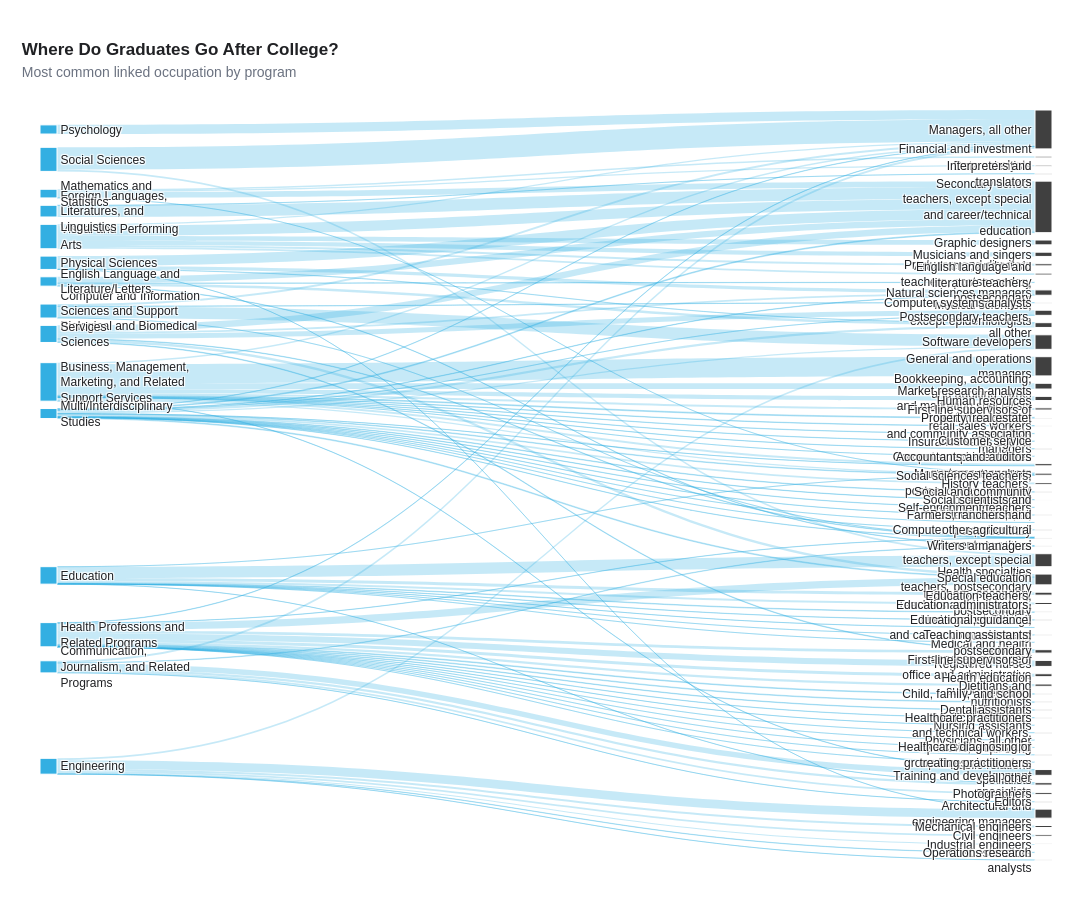

The notebook cell saved with this chart:
### Code cell
# ============================================================
# SANKEY DIAGRAM
# Program of Study -> Most Common Linked Occupation
# ============================================================

import pandas as pd
import plotly.graph_objects as go
import textwrap


# ---------------- Palette ----------------

PRIMARY_BLUE    = "#33AFE2"
DARK_BLUE       = "#237BA5"
BG_LIGHT_BLUE   = "#F2FAFD"
DARK_CHARCOAL   = "#404040"
NEAR_BLACK      = "#202124"
GRAY            = "#6B7280"
LIGHT_GRAY      = "#E5E7EB"
VERY_LIGHT_GRAY = "#F5F7F9"
WHITE           = "#FFFFFF"


# ============================================================
# 1. Choose the columns
# ============================================================

program_col = "cip_family_title"
occupation_col = "largest_linked_occupation"


# ============================================================
# 2. Clean the data
# ============================================================

sankey_df = (
    df[[program_col, occupation_col]]
    .dropna()
    .copy()
)

sankey_df[program_col] = sankey_df[program_col].str.strip()
sankey_df[occupation_col] = sankey_df[occupation_col].str.strip()


# ============================================================
# 3. Count program -> occupation links
# ============================================================

flows = (
    sankey_df
    .groupby([program_col, occupation_col])
    .size()
    .reset_index(name="count")
)


# ============================================================
# 4. OPTIONAL: keep only the largest programs
#
# Sankey diagrams become difficult to read if there are too
# many starting nodes.
# ============================================================

TOP_N_PROGRAMS = 15

top_programs = (
    sankey_df[program_col]
    .value_counts()
    .head(TOP_N_PROGRAMS)
    .index
)

flows = flows[
    flows[program_col].isin(top_programs)
].copy()


# ============================================================
# 5. Sort programs so the diagram looks more intentional
# ============================================================

program_order = (
    flows.groupby(program_col)["count"]
    .sum()
    .sort_values(ascending=False)
    .index
    .tolist()
)

occupation_order = (
    flows.groupby(occupation_col)["count"]
    .sum()
    .sort_values(ascending=False)
    .index
    .tolist()
)


# ============================================================
# 6. Create unique node labels
# ============================================================

programs = program_order
occupations = occupation_order

all_nodes = programs + occupations

node_index = {
    node: i
    for i, node in enumerate(all_nodes)
}


# ============================================================
# 7. Convert flows into Sankey source / target indexes
# ============================================================

sources = flows[program_col].map(node_index).tolist()
targets = flows[occupation_col].map(node_index).tolist()
values = flows["count"].tolist()


# ============================================================
# 8. Shorten long labels for presentation
# ============================================================

def wrap_label(label, width=25):
    """
    Adds line breaks to long labels so they fit better
    inside a PowerPoint slide.
    """
    return "<br>".join(textwrap.wrap(str(label), width=width))


display_labels = [
    wrap_label(label)
    for label in all_nodes
]


# ============================================================
# 9. Colours
#
# Programs = primary blue
# Occupations = dark charcoal
# Flows = transparent blue
# ============================================================

program_colors = [PRIMARY_BLUE] * len(programs)
occupation_colors = [DARK_CHARCOAL] * len(occupations)

node_colors = program_colors + occupation_colors

link_colors = [
    "rgba(51, 175, 226, 0.28)"
    for _ in values
]


# ============================================================
# 10. Build Sankey diagram
# ============================================================

fig = go.Figure(
    data=[
        go.Sankey(

            arrangement="snap",

            node=dict(
                pad=18,
                thickness=17,

                line=dict(
                    color=WHITE,
                    width=1
                ),

                label=display_labels,
                color=node_colors,

                hovertemplate=(
                    "%{label}"
                    "<extra></extra>"
                )
            ),

            link=dict(
                source=sources,
                target=targets,
                value=values,
                color=link_colors,

                hovertemplate=(
                    "%{source.label}"
                    " → "
                    "%{target.label}"
                    "<br>Observations: %{value:,}"
                    "<extra></extra>"
                )
            )
        )
    ]
)


# ============================================================
# 11. Apply your presentation style
# ============================================================

fig.update_layout(

    title=dict(
        text=(
            "<b>Where Do Graduates Go After College?</b>"
            "<br>"
            "<span style='font-size:14px; color:#6B7280;'>"
            "Most common linked occupation by program"
            "</span>"
        ),
        x=0.02,
        xanchor="left"
    ),

    font=dict(
        family="Sans-serif",
        size=12,
        color=NEAR_BLACK
    ),

    paper_bgcolor=WHITE,
    plot_bgcolor=WHITE,

    width=1600,
    height=900,

    margin=dict(
        l=40,
        r=40,
        t=110,
        b=40
    )
)


fig.show()

### Figure 1 — Plotly figure (JSON) as saved in the notebook; plotly's stock layout.template omitted (floating-point values rounded to 4 significant figures)
{"data": [{"arrangement": "snap", "link": {"color": ["rgba(51, 175, 226, 0.28)", "rgba(51, 175, 226, 0.28)", "rgba(51, 175, 226, 0.28)", "rgba(51, 175, 226, 0.28)", "rgba(51, 175, 226, 0.28)", "rgba(51, 175, 226, 0.28)", "rgba(51, 175, 226, 0.28)", "rgba(51, 175, 226, 0.28)", "rgba(51, 175, 226, 0.28)", "rgba(51, 175, 226, 0.28)", "rgba(51, 175, 226, 0.28)", "rgba(51, 175, 226, 0.28)", "rgba(51, 175, 226, 0.28)", "rgba(51, 175, 226, 0.28)", "rgba(51, 175, 226, 0.28)", "rgba(51, 175, 226, 0.28)", "rgba(51, 175, 226, 0.28)", "rgba(51, 175, 226, 0.28)", "rgba(51, 175, 226, 0.28)", "rgba(51, 175, 226, 0.28)", "rgba(51, 175, 226, 0.28)", "rgba(51, 175, 226, 0.28)", "rgba(51, 175, 226, 0.28)", "rgba(51, 175, 226, 0.28)", "rgba(51, 175, 226, 0.28)", "rgba(51, 175, 226, 0.28)", "rgba(51, 175, 226, 0.28)", "rgba(51, 175, 226, 0.28)", "rgba(51, 175, 226, 0.28)", "rgba(51, 175, 226, 0.28)", "rgba(51, 175, 226, 0.28)", "rgba(51, 175, 226, 0.28)", "rgba(51, 175, 226, 0.28)", "rgba(51, 175, 226, 0.28)", "rgba(51, 175, 226, 0.28)", "rgba(51, 175, 226, 0.28)", "rgba(51, 175, 226, 0.28)", "rgba(51, 175, 226, 0.28)", "rgba(51, 175, 226, 0.28)", "rgba(51, 175, 226, 0.28)", "rgba(51, 175, 226, 0.28)", "rgba(51, 175, 226, 0.28)", "rgba(51, 175, 226, 0.28)", "rgba(51, 175, 226, 0.28)", "rgba(51, 175, 226, 0.28)", "rgba(51, 175, 226, 0.28)", "rgba(51, 175, 226, 0.28)", "rgba(51, 175, 226, 0.28)", "rgba(51, 175, 226, 0.28)", "rgba(51, 175, 226, 0.28)", "rgba(51, 175, 226, 0.28)", "rgba(51, 175, 226, 0.28)", "rgba(51, 175, 226, 0.28)", "rgba(51, 175, 226, 0.28)", "rgba(51, 175, 226, 0.28)", "rgba(51, 175, 226, 0.28)", "rgba(51, 175, 226, 0.28)", "rgba(51, 175, 226, 0.28)", "rgba(51, 175, 226, 0.28)", "rgba(51, 175, 226, 0.28)", "rgba(51, 175, 226, 0.28)", "rgba(51, 175, 226, 0.28)", "rgba(51, 175, 226, 0.28)", "rgba(51, 175, 226, 0.28)", "rgba(51, 175, 226, 0.28)", "rgba(51, 175, 226, 0.28)", "rgba(51, 175, 226, 0.28)", "rgba(51, 175, 226, 0.28)", "rgba(51, 175, 226, 0.28)", "rgba(51, 175, 226, 0.28)", "rgba(51, 175, 226, 0.28)", "rgba(51, 175, 226, 0.28)", "rgba(51, 175, 226, 0.28)", "rgba(51, 175, 226, 0.28)", "rgba(51, 175, 226, 0.28)", "rgba(51, 175, 226, 0.28)", "rgba(51, 175, 226, 0.28)", "rgba(51, 175, 226, 0.28)", "rgba(51, 175, 226, 0.28)", "rgba(51, 175, 226, 0.28)", "rgba(51, 175, 226, 0.28)", "rgba(51, 175, 226, 0.28)", "rgba(51, 175, 226, 0.28)", "rgba(51, 175, 226, 0.28)", "rgba(51, 175, 226, 0.28)", "rgba(51, 175, 226, 0.28)", "rgba(51, 175, 226, 0.28)", "rgba(51, 175, 226, 0.28)", "rgba(51, 175, 226, 0.28)", "rgba(51, 175, 226, 0.28)", "rgba(51, 175, 226, 0.28)", "rgba(51, 175, 226, 0.28)", "rgba(51, 175, 226, 0.28)", "rgba(51, 175, 226, 0.28)", "rgba(51, 175, 226, 0.28)", "rgba(51, 175, 226, 0.28)", "rgba(51, 175, 226, 0.28)", "rgba(51, 175, 226, 0.28)", "rgba(51, 175, 226, 0.28)", "rgba(51, 175, 226, 0.28)", "rgba(51, 175, 226, 0.28)", "rgba(51, 175, 226, 0.28)", "rgba(51, 175, 226, 0.28)", "rgba(51, 175, 226, 0.28)"], "hovertemplate": "%{source.label} → %{target.label}<br>Observations: %{value:,}<extra></extra>", "source": [5, 5, 5, 5, 5, 5, 0, 0, 0, 0, 0, 0, 0, 0, 0, 0, 0, 0, 0, 0, 9, 9, 9, 9, 9, 9, 7, 7, 7, 7, 4, 4, 4, 4, 4, 4, 4, 4, 4, 4, 6, 6, 6, 6, 6, 6, 6, 12, 12, 12, 12, 10, 10, 2, 2, 2, 2, 2, 2, 2, 2, 2, 2, 2, 2, 2, 2, 2, 2, 2, 14, 14, 14, 14, 11, 11, 11, 11, 11, 11, 11, 11, 11, 11, 11, 11, 11, 11, 11, 11, 11, 8, 8, 8, 8, 13, 3, 3, 1, 1, 1, 1, 1, 1], "target": [49, 20, 31, 26, 25, 15, 81, 24, 36, 67, 50, 17, 37, 62, 40, 16, 30, 57, 59, 23, 74, 16, 42, 23, 34, 51, 49, 66, 16, 18, 65, 39, 75, 19, 69, 40, 33, 54, 76, 34, 21, 45, 61, 48, 41, 72, 18, 63, 28, 15, 51, 70, 15, 53, 49, 56, 52, 79, 32, 35, 20, 83, 73, 16, 31, 64, 71, 78, 77, 22, 47, 46, 40, 15, 80, 36, 49, 82, 20, 55, 40, 16, 26, 25, 28, 15, 60, 58, 44, 68, 18, 21, 25, 28, 15, 16, 19, 16, 43, 27, 16, 29, 38, 15], "value": [98, 560, 123, 1037, 357, 1383, 3, 1195, 433, 46, 182, 4002, 434, 60, 266, 298, 866, 98, 68, 64, 11, 405, 409, 1140, 470, 91, 15, 56, 428, 2409, 58, 425, 10, 2355, 23, 11, 602, 124, 7, 22, 1861, 349, 65, 211, 419, 15, 380, 59, 506, 1301, 79, 18, 2415, 138, 44, 105, 156, 3, 605, 466, 1516, 1, 14, 81, 580, 58, 16, 4, 4, 1248, 256, 313, 8, 1228, 3, 19, 53, 1, 172, 112, 135, 74, 28, 85, 444, 174, 66, 75, 362, 43, 238, 16, 664, 40, 2057, 1906, 348, 4666, 365, 1001, 239, 882, 427, 2165]}, "node": {"color": ["#33AFE2", "#33AFE2", "#33AFE2", "#33AFE2", "#33AFE2", "#33AFE2", "#33AFE2", "#33AFE2", "#33AFE2", "#33AFE2", "#33AFE2", "#33AFE2", "#33AFE2", "#33AFE2", "#33AFE2", "#404040", "#404040", "#404040", "#404040", "#404040", "#404040", "#404040", "#404040", "#404040", "#404040", "#404040", "#404040", "#404040", "#404040", "#404040", "#404040", "#404040", "#404040", "#404040", "#404040", "#404040", "#404040", "#404040", "#404040", "#404040", "#404040", "#404040", "#404040", "#404040", "#404040", "#404040", "#404040", "#404040", "#404040", "#404040", "#404040", "#404040", "#404040", "#404040", "#404040", "#404040", "#404040", "#404040", "#404040", "#404040", "#404040", "#404040", "#404040", "#404040", "#404040", "#404040", "#404040", "#404040", "#404040", "#404040", "#404040", "#404040", "#404040", "#404040", "#404040", "#404040", "#404040", "#404040", "#404040", "#404040", "#404040", "#404040", "#404040", "#404040"], "hovertemplate": "%{label}<extra></extra>", "label": ["Business, Management,<br>Marketing, and Related<br>Support Services", "Visual and Performing<br>Arts", "Health Professions and<br>Related Programs", "Social Sciences", "Education", "Biological and Biomedical<br>Sciences", "Engineering", "Computer and Information<br>Sciences and Support<br>Services", "Physical Sciences", "Communication,<br>Journalism, and Related<br>Programs", "Foreign Languages,<br>Literatures, and<br>Linguistics", "Multi/Interdisciplinary<br>Studies", "English Language and<br>Literature/Letters", "Psychology", "Mathematics and<br>Statistics", "Secondary school<br>teachers, except special<br>and career/technical<br>education", "Managers, all other", "General and operations<br>managers", "Software developers", "Elementary school<br>teachers, except special<br>education", "Health specialties<br>teachers, postsecondary", "Architectural and<br>engineering managers", "Registered nurses", "Public relations<br>specialists", "Bookkeeping, accounting,<br>and auditing clerks", "Natural sciences managers", "Medical scientists,<br>except epidemiologists", "Graphic designers", "Postsecondary teachers,<br>all other", "Musicians and singers", "Market research analysts<br>and marketing specialists", "Medical and health<br>services managers", "First-line supervisors of<br>office and administrative<br>support workers", "Special education<br>teachers, secondary<br>school", "Training and development<br>specialists", "Health education<br>specialists", "Computer and information<br>systems managers", "Human resources<br>specialists", "Producers and directors", "Education teachers,<br>postsecondary", "Management analysts", "Mechanical engineers", "Photographers", "Art, drama, and music<br>teachers, postsecondary", "Social sciences teachers,<br>postsecondary, all other", "Civil engineers", "Financial and investment<br>analysts", "Data scientists", "Industrial engineers", "Computer occupations, all<br>other", "First-line supervisors of<br>retail sales workers", "Writers and authors", "Dietitians and<br>nutritionists", "Child, family, and school<br>social workers", "Teachers and instructors,<br>all other", "History teachers,<br>postsecondary", "Dental assistants", "Project management<br>specialists", "Social and community<br>service managers", "Property, real estate,<br>and community association<br>managers", "Self-enrichment teachers", "Cost estimators", "Insurance sales agents", "English language and<br>literature teachers,<br>postsecondary", "Medical assistants", "Education administrators,<br>kindergarten through<br>secondary", "Computer systems analysts", "Customer service<br>representatives", "Social scientists and<br>related workers, all<br>other", "Instructional<br>coordinators", "Interpreters and<br>translators", "Nursing assistants", "Operations research<br>analysts", "Healthcare practitioners<br>and technical workers,<br>all other", "Editors", "Educational, guidance,<br>and career counselors and<br>advisors", "Teaching assistants,<br>postsecondary", "Physicians, all other", "Opticians, dispensing", "Exercise trainers and<br>group fitness instructors", "Business teachers,<br>postsecondary", "Accountants and auditors", "Farmers, ranchers, and<br>other agricultural<br>managers", "Healthcare diagnosing or<br>treating practitioners,<br>all other"], "line": {"color": "#FFFFFF", "width": 1}, "pad": 18, "thickness": 17}, "type": "sankey"}], "layout": {"font": {"color": "#202124", "family": "Sans-serif", "size": 12}, "height": 900, "margin": {"b": 40, "l": 40, "r": 40, "t": 110}, "paper_bgcolor": "#FFFFFF", "plot_bgcolor": "#FFFFFF", "title": {"text": "<b>Where Do Graduates Go After College?</b><br><span style='font-size:14px; color:#6B7280;'>Most common linked occupation by program</span>", "x": 0.02, "xanchor": "left"}, "width": 1600}}
